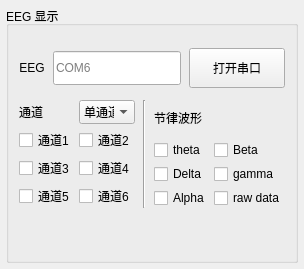
           <widget class="QWidget" name="tab_wave_eeg">
            <attribute name="title">
             <string>EEG</string>
            </attribute>
            <layout class="QVBoxLayout" name="verticalLayout_tab_wave_eeg">
             <property name="leftMargin">
              <number>6</number>
             </property>
             <property name="topMargin">
              <number>6</number>
             </property>
             <property name="rightMargin">
              <number>6</number>
             </property>
             <property name="bottomMargin">
              <number>6</number>
             </property>
             <item>
              <widget class="QGroupBox" name="groupBox_eeg_display">
               <property name="minimumSize">
                <size>
                 <width>0</width>
                 <height>190</height>
                </size>
               </property>
               <property name="title">
                <string>EEG 显示</string>
               </property>
               <layout class="QVBoxLayout" name="verticalLayout_eeg_display">
                <property name="spacing">
                 <number>12</number>
                </property>
                <property name="leftMargin">
                 <number>10</number>
                </property>
                <property name="topMargin">
                 <number>22</number>
                </property>
                <property name="rightMargin">
                 <number>10</number>
                </property>
                <property name="bottomMargin">
                 <number>12</number>
                </property>
                <item>
                 <layout class="QHBoxLayout" name="horizontalLayout_eeg_serial">
                  <property name="spacing">
                   <number>8</number>
                  </property>
                  <item>
                   <widget class="QLabel" name="label_eeg_port">
                    <property name="text">
                     <string>EEG</string>
                    </property>
                    <property name="alignment">
                     <set>Qt::AlignCenter</set>
                    </property>
                   </widget>
                  </item>
                  <item>
                   <widget class="QLineEdit" name="lineEdit_5">
                    <property name="minimumSize">
                     <size>
                      <width>92</width>
                      <height>34</height>
                     </size>
                    </property>
                    <property name="placeholderText">
                     <string>COM6</string>
                    </property>
                   </widget>
                  </item>
                  <item>
                   <widget class="QPushButton" name="pushButton_serial_toggle">
                    <property name="minimumSize">
                     <size>
                      <width>96</width>
                      <height>40</height>
                     </size>
                    </property>
                    <property name="text">
                     <string>打开串口</string>
                    </property>
                   </widget>
                  </item>
                 </layout>
                </item>
                <item>
                 <layout class="QHBoxLayout" name="horizontalLayout_eeg_options">
                  <property name="spacing">
                   <number>8</number>
                  </property>
                  <item>
                   <layout class="QGridLayout" name="gridLayout_eeg_channel_select">
                    <property name="spacing">
                     <number>4</number>
                    </property>
                    <item row="0" column="0">
                     <widget class="QLabel" name="label_eeg_channel_mode">
                      <property name="minimumSize">
                       <size>
                        <width>0</width>
                        <height>24</height>
                       </size>
                      </property>
                      <property name="text">
                       <string>通道</string>
                      </property>
                     </widget>
                    </item>
                    <item row="0" column="1">
                     <widget class="QComboBox" name="comboBox_eeg_channel_mode">
                      <property name="sizePolicy">
                       <sizepolicy hsizetype="Ignored" vsizetype="Fixed">
                        <horstretch>0</horstretch>
                        <verstretch>0</verstretch>
                       </sizepolicy>
                      </property>
                      <property name="minimumSize">
                       <size>
                        <width>0</width>
                        <height>22</height>
                       </size>
                      </property>
                      <property name="maximumSize">
                       <size>
                        <width>16777215</width>
                        <height>26</height>
                       </size>
                      </property>
                      <property name="styleSheet">
                       <string notr="true">QComboBox#comboBox_eeg_channel_mode { min-height: 20px; max-height: 24px; padding: 0px 4px; }</string>
                      </property>
                      <item>
                       <property name="text">
                        <string>单通道</string>
                       </property>
                      </item>
                      <item>
                       <property name="text">
                        <string>双通道</string>
                       </property>
                      </item>
                      <item>
                       <property name="text">
                        <string>六通道</string>
                       </property>
                      </item>
                     </widget>
                    </item>
                    <item row="1" column="0">
                     <widget class="QCheckBox" name="checkBox_eeg_ch1">
                      <property name="text">
                       <string>通道1</string>
                      </property>
                     </widget>
                    </item>
                    <item row="1" column="1">
                     <widget class="QCheckBox" name="checkBox_eeg_ch2">
                      <property name="text">
                       <string>通道2</string>
                      </property>
                     </widget>
                    </item>
                    <item row="2" column="0">
                     <widget class="QCheckBox" name="checkBox_eeg_ch3">
                      <property name="text">
                       <string>通道3</string>
                      </property>
                     </widget>
                    </item>
                    <item row="2" column="1">
                     <widget class="QCheckBox" name="checkBox_eeg_ch4">
                      <property name="text">
                       <string>通道4</string>
                      </property>
                     </widget>
                    </item>
                    <item row="3" column="0">
                     <widget class="QCheckBox" name="checkBox_eeg_ch5">
                      <property name="text">
                       <string>通道5</string>
                      </property>
                     </widget>
                    </item>
                    <item row="3" column="1">
                     <widget class="QCheckBox" name="checkBox_eeg_ch6">
                      <property name="text">
                       <string>通道6</string>
                      </property>
                     </widget>
                    </item>
                   </layout>
                  </item>
                  <item>
                   <widget class="Line" name="line_eeg_options_split">
                    <property name="orientation">
                     <enum>Qt::Vertical</enum>
                    </property>
                   </widget>
                  </item>
                  <item>
                   <layout class="QGridLayout" name="gridLayout_eeg_checks">
                    <property name="spacing">
                     <number>4</number>
                    </property>
                    <item row="0" column="0">
                     <widget class="QLabel" name="label_eeg_rhythm_waveform">
                      <property name="minimumSize">
                       <size>
                        <width>0</width>
                        <height>24</height>
                       </size>
                      </property>
                      <property name="text">
                       <string>节律波形</string>
                      </property>
                     </widget>
                    </item>
                    <item row="1" column="0">
                     <widget class="QCheckBox" name="checkBox_4">
                      <property name="text">
                       <string>theta</string>
                      </property>
                     </widget>
                    </item>
                    <item row="1" column="1">
                     <widget class="QCheckBox" name="checkBox_2">
                      <property name="text">
                       <string>Beta</string>
                      </property>
                     </widget>
                    </item>
                    <item row="2" column="0">
                     <widget class="QCheckBox" name="checkBox_3">
                      <property name="text">
                       <string>Delta</string>
                      </property>
                     </widget>
                    </item>
                    <item row="2" column="1">
                     <widget class="QCheckBox" name="checkBox_5">
                      <property name="text">
                       <string>gamma</string>
                      </property>
                     </widget>
                    </item>
                    <item row="3" column="0">
                     <widget class="QCheckBox" name="checkBox">
                      <property name="text">
                       <string>Alpha</string>
                      </property>
                     </widget>
                    </item>
                    <item row="3" column="1">
                     <widget class="QCheckBox" name="checkBox_6">
                      <property name="text">
                       <string>raw data</string>
                      </property>
                     </widget>
                    </item>
                   </layout>
                  </item>
                 </layout>
                </item>
                <item>
                 <spacer name="verticalSpacer_eeg_display">
                  <property name="orientation">
                   <enum>Qt::Vertical</enum>
                  </property>
                  <property name="sizeHint" stdset="0">
                   <size>
                    <width>20</width>
                    <height>40</height>
                   </size>
                  </property>
                 </spacer>
                </item>
               </layout>
              </widget>
             </item>
            </layout>
           </widget>
